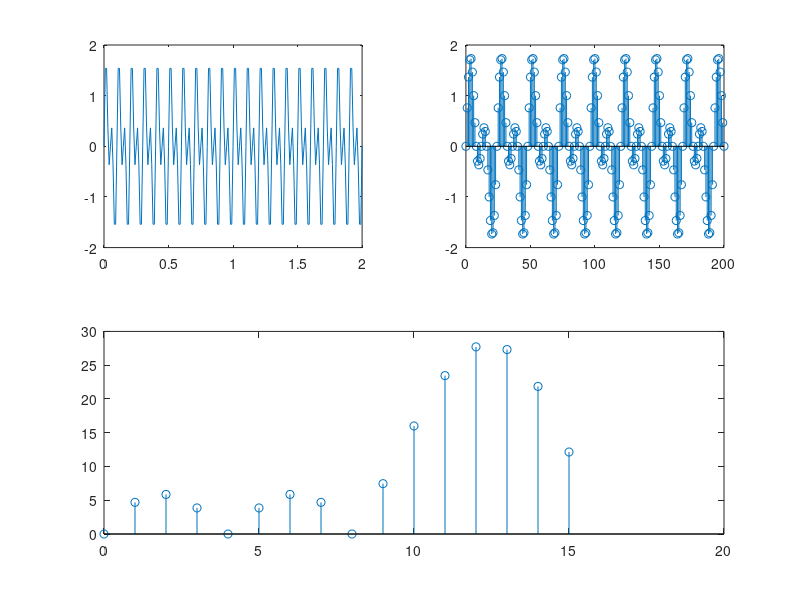

The MATLAB script that drew this image:
clear;
f1=10;
f2=20;
fs=240;
N=16
t=0:0.01:2;
y=sin(2*pi*f1*t) + sin(2*pi*f2*t);
subplot(2,2,1);
plot(t,y);

n=0:200;
x=sin(2*pi*n*f1/fs) + sin(2*pi*n*f2/fs);
subplot(2,2,2);
stem(n,x);

nn=0:N-1;
YY=fft(x,N);
XX=abs(fft(YY))
subplot(2,2,3:4);
stem(nn,XX);
